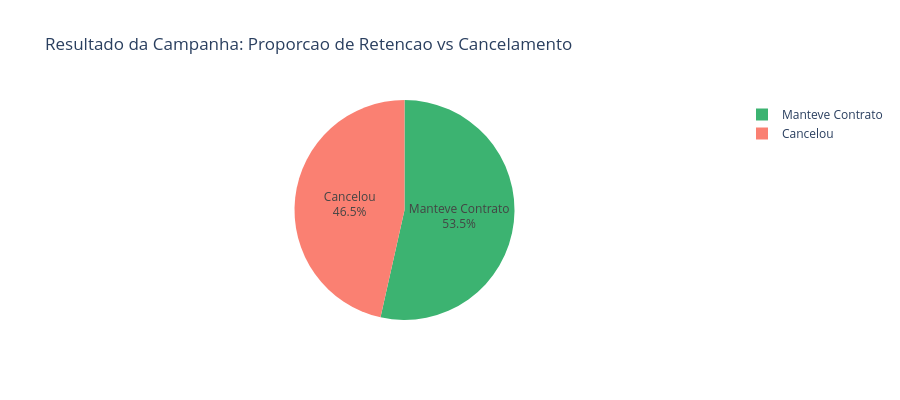

Notebook cell for this chart:
### Code cell
# Distribuicao da variavel 'manteve_contrato' (arquivo resposta.csv)
# Este e o nosso outcome — o que preciso entender e prever
# A proporcao indica o equilibrio da variavel alvo (balanced vs unbalanced)

contagem_resp = df_resposta['manteve_contrato'].value_counts().reset_index()
contagem_resp.columns = ['resultado', 'quantidade']
contagem_resp['rotulo'] = contagem_resp['resultado'].map({1: 'Manteve Contrato', 0: 'Cancelou'})

fig = px.pie(
    contagem_resp,
    values='quantidade',
    names='rotulo',
    title='Resultado da Campanha: Proporcao de Retencao vs Cancelamento',
    color_discrete_sequence=['mediumseagreen', 'salmon']
)
fig.update_traces(textposition='inside', textinfo='percent+label')
fig.update_layout(height=400)
fig.show()

n_manteve = (df_resposta['manteve_contrato'] == 1).sum()
n_cancelou = (df_resposta['manteve_contrato'] == 0).sum()
print(f'Manteve Contrato: {n_manteve} clientes ({n_manteve/len(df_resposta)*100:.1f}%)')
print(f'Cancelou:         {n_cancelou} clientes ({n_cancelou/len(df_resposta)*100:.1f}%)')

### Figure 1 — Plotly figure (JSON) as saved in the notebook; plotly's stock layout.template omitted (floating-point values rounded to 4 significant figures)
{"data": [{"domain": {"x": [0, 1], "y": [0, 1]}, "hovertemplate": "rotulo=%{label}<br>quantidade=%{value}<extra></extra>", "labels": ["Manteve Contrato", "Cancelou"], "legendgroup": "", "name": "", "showlegend": true, "textinfo": "percent+label", "textposition": "inside", "type": "pie", "values": [535, 465]}], "layout": {"height": 400, "legend": {"tracegroupgap": 0}, "piecolorway": ["mediumseagreen", "salmon"], "title": {"text": "Resultado da Campanha: Proporcao de Retencao vs Cancelamento"}}}
